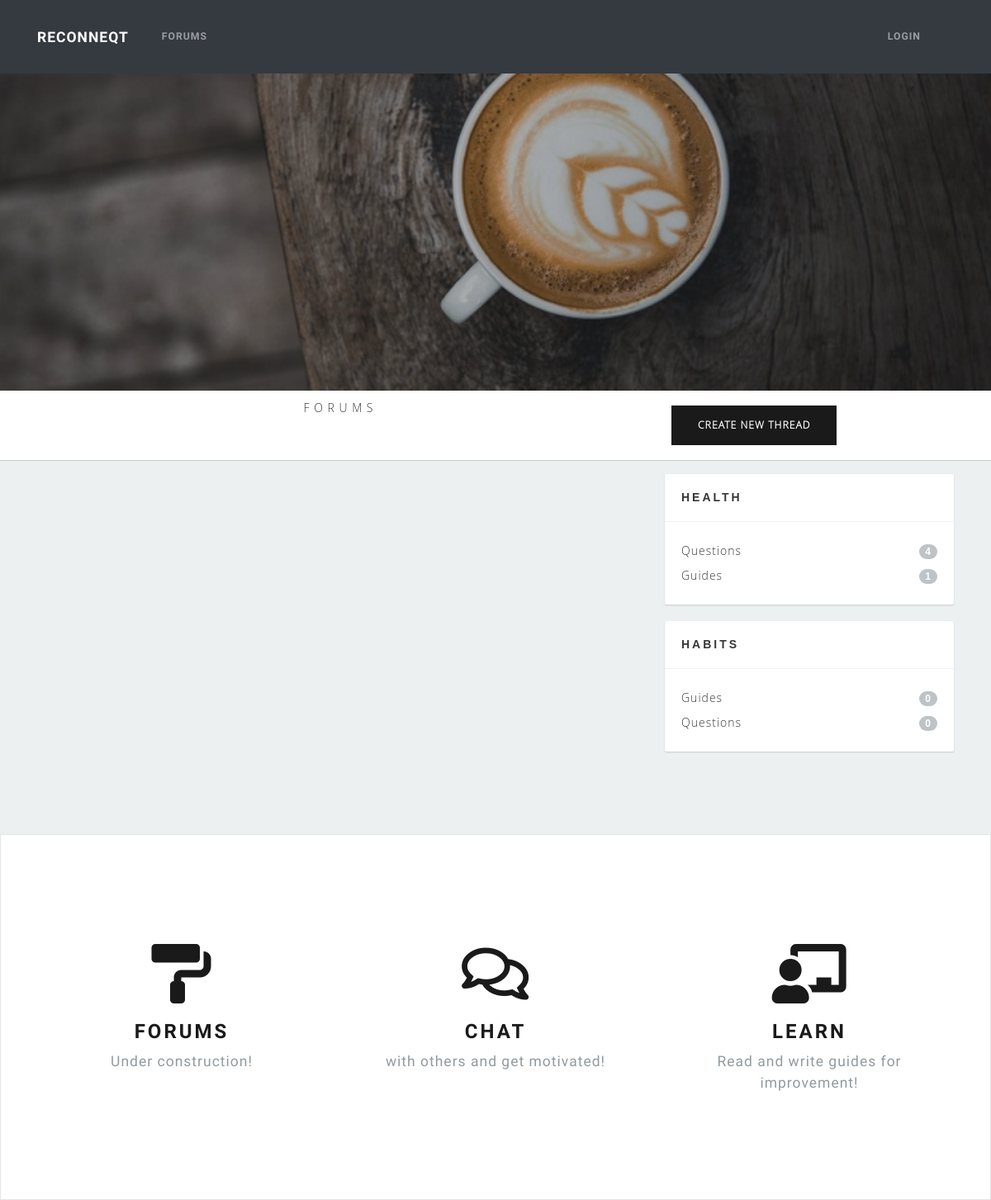
Page /forums/ on the committed database.
### forums/models.py (models this page shows)
class Subject(models.Model):
    subject_name = models.CharField(max_length=100)
    parent = models.ForeignKey('self', blank=True, null=True, on_delete=models.CASCADE, related_name='children')
    def __str__(self):
        if self.parent is None:
            return self.subject_name
        else:
            return "{} / {}".format(self.parent, self.subject_name)

### forums/views.py (the view)
# urls.py: path('', views.forum, name='forum'),
def forum(request):
    try:
        parents = Subject.objects.filter(parent=None)
        children = Subject.objects.exclude(parent=None)
        context = {
            'parents': parents,
            'children': children
        }
    except Subject.DoesNotExist:
        raise Http404("Subject does not exist")
    return render(request, 'forums/forums.html', context)

### forums/templatetags/forum_filters.py (called while the page is built)
@register.filter(name='slice_string')
def slice_string(value):
    parent, child = str(value).split('/')
    print("{} {}".format(parent, child))
    return child

### forums/templates/forums/forums.html (shortened to what this page needs)
{% extends 'forums/base_forums.html' %}
{% block breadcrumbs %}
<p align="center">F O R U M S</p>
{% endblock %}
{% block section %}
<section class="features-icons bg-light text-center">
  <div class="container">
    <div class="row">
      <div class="col-lg-4">
        <div class="features-icons-item mx-auto mb-5 mb-lg-0 mb-lg-3">
          <div class="features-icons-icon d-flex">
            <i class="fas fa-paint-roller m-auto text-primary"></i>
          </div>
          <h3>Forums</h3>
          <p class="lead mb-0">Under construction!</p>
        </div>
      </div>
      <div class="col-lg-4">
        <div class="features-icons-item mx-auto mb-5 mb-lg-0 mb-lg-3">
          <div class="features-icons-icon d-flex">
            <i class="far fa-comments m-auto text-primary"></i>
          </div>
          <h3>Chat</h3>
          <p class="lead mb-0">with others and get motivated!</p>
        </div>
      </div>
      <div class="col-lg-4">
        <div class="features-icons-item mx-auto mb-0 mb-lg-3">
          <div class="features-icons-icon d-flex">
            <i class="fas fa-chalkboard-teacher m-auto text-primary"></i>
          </div>
          <h3>Learn</h3>
          <p class="lead mb-0">Read and write guides for improvement!</p>
        </div>
      </div>
    </div>
  </div>
</section>
{% endblock %}

### forums/templates/forums/base_forums.html (shortened to what this page needs)
{% extends 'habits/base_template.html' %}
{% load static %}
{% load forum_filters %}
{% block css %}
  <link href="{% static 'habits/css/forums.css' %}" rel="stylesheet">
{% endblock %}
{% block content %}
<header class="masthead-forums text-white text-center">
  <div class="overlay"></div>
</header>
<div class="middlenav">
  <div class="container">
    <div class="row">
      <div class="col-lg-8 col-md-8">
        {% block breadcrumbs %}{% endblock %}
      </div>
      <div class="col-lg-4 col-md-4">
        <a id="new-thread-button" href="{% url 'thread_new' %}" class="btn btn-primary m-2" method="POST">
          Create new thread
        </a>
      </div>
    </div>
  </div>
</div>
<div id="content-wrapper">
  <div class="container">
    <div class="row">
      <div class="col-lg-8 col-md-8">
      </div>
      <div class="col-lg-4 col-md-4">
        {% for s in parents %}
        <div class="sidebarblock">
          <h3>{{ s }}</h3>
          <div class="divline"></div>
          <div class="blocktxt">
            <ul class="cats">
              {% for c in children %}
                {% if c.parent == s %}
                  <li>
                    <a href="{% url 'threads' s_id=c.pk %}">
                      {{ c|slice_string }}
                      <span class="badge badge-primary badge-pill pull-right">{{ c.threads.count }}</span>
                    </a>
                  </li>
                {% endif %}
              {% endfor %}
            </ul>
          </div>
        </div>
        {% endfor %}
      </div>
    </div>
  </div>
</div>
{% block section %}{% endblock %}
{% endblock %}

### habits/static/habits/css/landing-page.css (style rules this page uses)
.features-icons { padding-top: 7rem; padding-bottom: 7rem; }
.features-icons .features-icons-item { max-width: 20rem; }
.features-icons .features-icons-item .features-icons-icon { height: 7rem; }
.features-icons .features-icons-item .features-icons-icon i { font-size: 4.5rem; }

### habits/static/habits/css/forums.css (style rules this page uses)
#content-wrapper { overflow-x: hidden; width: 100%; padding-top: 1rem; padding-bottom: 80px; background: #ecf0f1; font-family: 'Open Sans Light', sans-serif; }
header.masthead-forums { position: relative; background-color: #343a40; background: url("../img/pexels-photo-374147.jpeg") no-repeat center center; -webkit-background-size: cover; -moz-background-size: cover; -o-background-size: cover; background-size: cover; padding-top: 8rem; padding-bottom: 8rem; }
header.masthead-forums .overlay { position: absolute; background-color: #212529; height: 100%; width: 100%; top: 0; left: 0; opacity: 0.3; }
@media (min-width: 768px) { header.masthead-forums { padding-top: 12rem; padding-bottom: 12rem; } }
.middlenav { height: auto; border-bottom: 1px solid #c9cccd; padding: 10px; font-size: 14px; color: #363838; font-family: 'Open Sans Light', sans-serif; }
.pull-right { float: right !important; }
.sidebarblock { background-color: #ffffff; border-radius: 2px; box-shadow: 0 1px 2px #c9cccd; margin-bottom: 20px; }
.sidebarblock h3 { color: #363838; font-size: 14px; font-family: 'Open Sans Bold', sans-serif; margin: 0; padding: 20px; }
.sidebarblock .divline { height: 1px; line-height: 1px; border-bottom: solid 1px #f1f1f1; }
.sidebarblock .blocktxt { font-size: 14px; color: #363838; font-family: 'Open Sans Light', sans-serif; padding: 20px; }
ul.cats { margin: 0; padding: 0; }
ul.cats li { list-style: none; display: block; margin: 0; padding: 0; line-height: 30px; }
ul.cats li a { font-size: 14px; color: #363838; font-family: 'Open Sans Light', sans-serif; line-height: 30px; }
ul.cats .badge { background-color: #bdc3c7; font-size: 12px; color: #ffffff; font-family: 'Open Sans Bold', sans-serif; margin-top: 7px; }

### rows in the picture
Subject: parent+subject_name "HEALTH"
Subject: parent+subject_name "Questions", threads.count "4"
Subject: parent+subject_name "Guides", threads.count "1"
Subject: parent+subject_name "HABITS"
Subject: parent+subject_name "Guides", threads.count "0"
Subject: parent+subject_name "Questions", threads.count "0"
